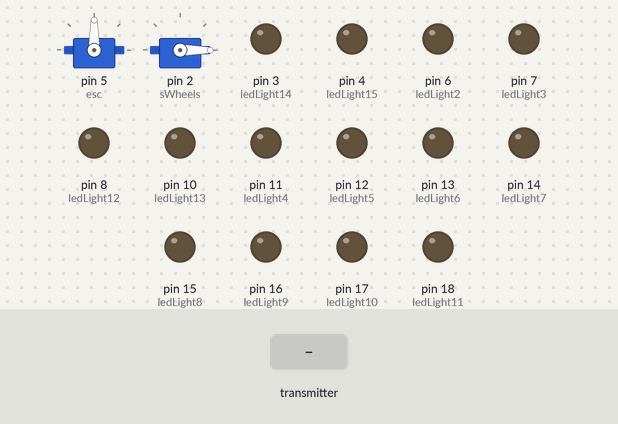
This sketch was run on a simulated Arduino Mega 2560, built with avr-gcc and run on an emulated ATmega2560. On the bench: 2 × servo, output pins drawn as LEDs (lit = HIGH). Inputs (shaded band) come from the test bench. No radio packets arrive unless stated.

Above: at 1.2 s.
1.3 s: the transmitter starts sending car_value.0 = 0
At 2.2 s:
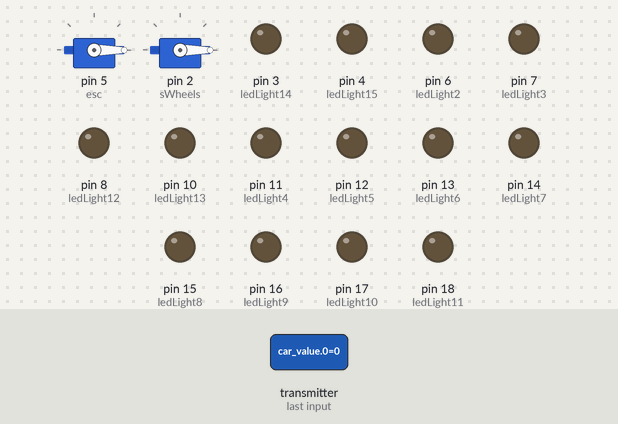
2.8 s: the transmitter starts sending car_value.1 = 256
At 3.4 s:
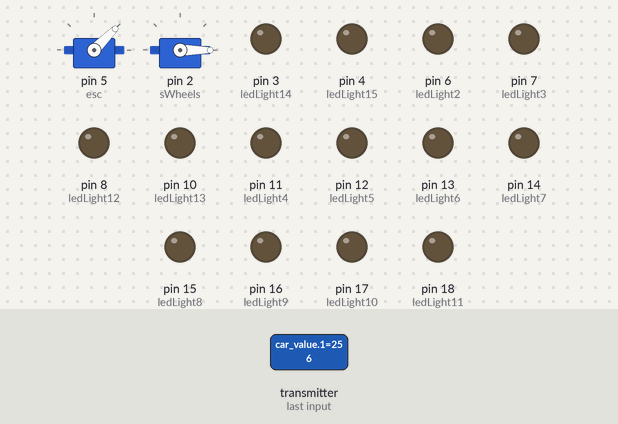
4.3 s: the transmitter starts sending car_value.2 = 1023
At 5.5 s:
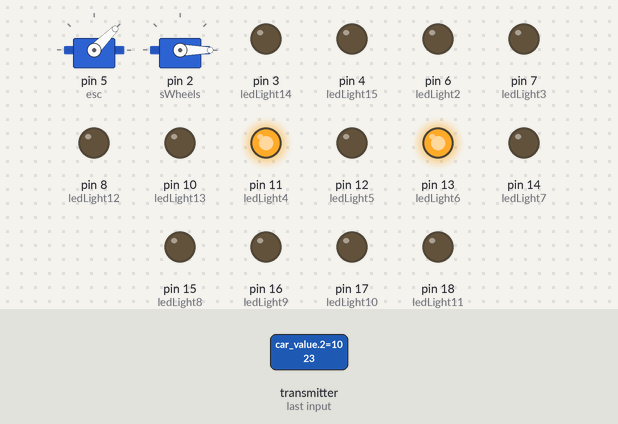
5.8 s: the transmitter starts sending car_value.3 = 1023
At 6.8 s:
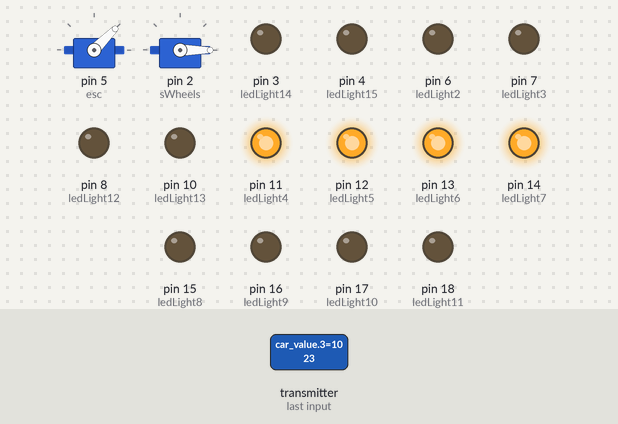
7.3 s: the transmitter starts sending car_value.5 = 1023
At 7.9 s:
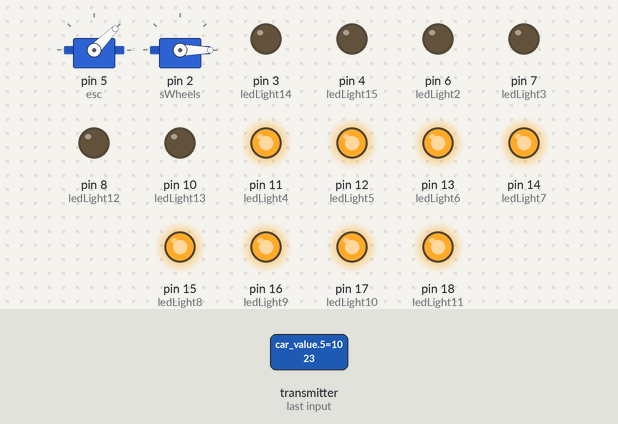
8.8 s: the transmitter starts sending car_value.0 = 256
At 9.1 s:
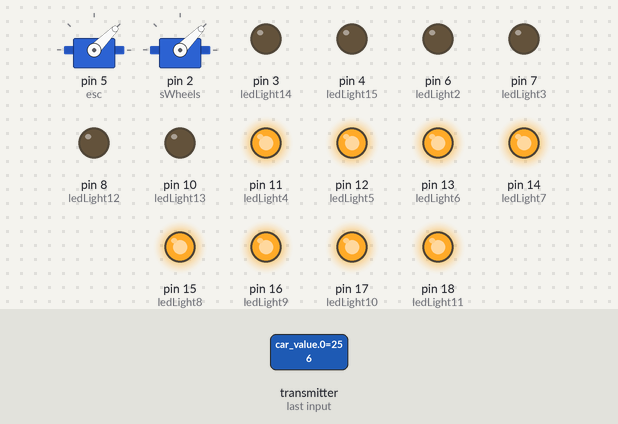
Timing chart, 0 to 11.3 s (numbered marks = the images above; inputs shaded):
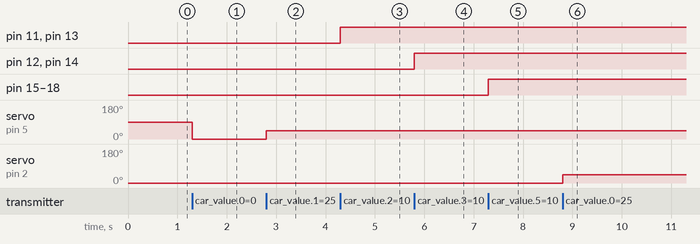

The sketch:

arduino_jeep.ino
```cpp
#include <RF24.h>
#include <Servo.h>
#include <Wire.h>
#include <SPI.h>

RF24 radio(9, 53);

Servo sWheels; // servo motor for turning wheels
Servo esc;     // motor control board

const int ledLight1 = 19;  // license plate LED
const int ledLight2 = 6;   // brake left light LED
const int ledLight3 = 7;   // brake right light LED
const int ledLight4 = 11;  // turn front left signal LED
const int ledLight5 = 12;  // turn front right signal LED
const int ledLight6 = 13;  // turn rear left signal LED
const int ledLight7 = 14;  // turn rear right signal LED
const int ledLight8 = 15;  // roof light bar 1 (from left) LED
const int ledLight9 = 16;  // roof light bar 2 (from left) LED
const int ledLight10 = 17; // roof light bar 3 (from left) LED
const int ledLight11 = 18; // roof light bar 4 (from left) LED
const int ledLight12 = 8;  // low beam left LED
const int ledLight13 = 10; // low beam right LED
const int ledLight14 = 3;  // marker light left LED
const int ledLight15 = 4;  // marker light right LED
const int ledLight16 = 20; // reverse left LED
const int ledLight17 = 21; // reverse right LED

int car_value[9];

int isReverseOn = 0; // !!! After programming the reverse light logic, change it here (car_value[8])
int isDRLOn = 0;
int isLowBeamOn = 0;
int isHighBeamOn = 0;
int isLeftSignalOn = 0;
int isRightSignalOn = 0;


void setup() {
  Serial.begin(9600);

  radio.begin();                            // initialize the operation of the NRF24L01 module
  radio.setChannel(115);                    // set the channel for wireless communication
  radio.setDataRate(RF24_1MBPS);            // set the data transmission rate
  radio.setPALevel(RF24_PA_HIGH);           // set the transmission signal power level (try RF24_PA_HIGH)
  radio.setPayloadSize(18);                 // setting the packet size (18 bytes = 9 elements of type int)
  radio.openReadingPipe(1, 0x7878787878LL); // open the pipe with the transmitter's ID
  radio.startListening();                   // start listening on the opened pipe

  pinMode(ledLight1, OUTPUT);
  pinMode(ledLight2, OUTPUT);
  pinMode(ledLight3, OUTPUT);
  pinMode(ledLight4, OUTPUT);
  pinMode(ledLight5, OUTPUT);
  pinMode(ledLight6, OUTPUT);
  pinMode(ledLight7, OUTPUT);
  pinMode(ledLight8, OUTPUT);
  pinMode(ledLight9, OUTPUT);
  pinMode(ledLight10, OUTPUT);
  pinMode(ledLight11, OUTPUT);
  pinMode(ledLight12, OUTPUT);
  pinMode(ledLight13, OUTPUT);
  pinMode(ledLight14, OUTPUT);
  pinMode(ledLight15, OUTPUT);
  pinMode(ledLight16, OUTPUT);
  pinMode(ledLight17, OUTPUT);

  esc.attach(5);
  sWheels.attach(2);
  sWheels.write(0);
}


void loop() {
  if (radio.available()) {
    radio.read(&car_value, sizeof(car_value));

    int wheelsAngle = map(car_value[0], 0, 1023, 0, 180);
    sWheels.write(wheelsAngle);

    int carSpeed = map(car_value[1], 0, 1023, 0, 180);
    esc.write(carSpeed);

    if (isDRLOn != car_value[6]){
      isDRLOn = car_value[6];
      setDaytimeLights(isDRLOn);
    }
    if (isLowBeamOn != car_value[7]){
      isLowBeamOn = car_value[7];
      setLowBeam(isLowBeamOn);
    }
    if (isHighBeamOn != car_value[5]){
      isHighBeamOn = car_value[5];
      setHighBeam(isHighBeamOn);
    }
    if (isLeftSignalOn != car_value[2]){
      isLeftSignalOn = car_value[2];
      setLeftTurnSignal(isLeftSignalOn);
    }
    if (isRightSignalOn != car_value[3]){
      isRightSignalOn = car_value[3];
      setRightTurnSignal(isRightSignalOn);
    }
  }
}

void setDaytimeLights(int state){
  digitalWrite(ledLight1, state);
  digitalWrite(ledLight6, state);
  digitalWrite(ledLight7, state);
  digitalWrite(ledLight14, state);
  digitalWrite(ledLight15, state);

}

void setLowBeam(int state){
  digitalWrite(ledLight12, state);
  digitalWrite(ledLight13, state);
}

void setHighBeam(int state){
  digitalWrite(ledLight8, state);
  digitalWrite(ledLight9, state);
  digitalWrite(ledLight10, state);
  digitalWrite(ledLight11, state);
}

void setLeftTurnSignal(int state){
  digitalWrite(ledLight4, state);
  digitalWrite(ledLight6, state);
}

void setRightTurnSignal(int state){
  digitalWrite(ledLight5, state);
  digitalWrite(ledLight7, state);
}
```

Measured:
- after the input at 1.3 s, servo on pin 5 (esc): 90° → 0° at once
- after the input at 2.8 s, servo on pin 5 (esc): 0° → 45° at once
- after the input at 4.3 s, pin 11 (ledLight4), pin 13 (ledLight6): LOW → HIGH at once
- after the input at 5.8 s, pin 12 (ledLight5), pin 14 (ledLight7): LOW → HIGH at once
- after the input at 7.3 s, pin 15 (ledLight8), pin 16 (ledLight9), pin 17 (ledLight10), pin 18 (ledLight11): LOW → HIGH at once
- after the input at 8.8 s, servo on pin 2 (sWheels): 0° → 45° at once
